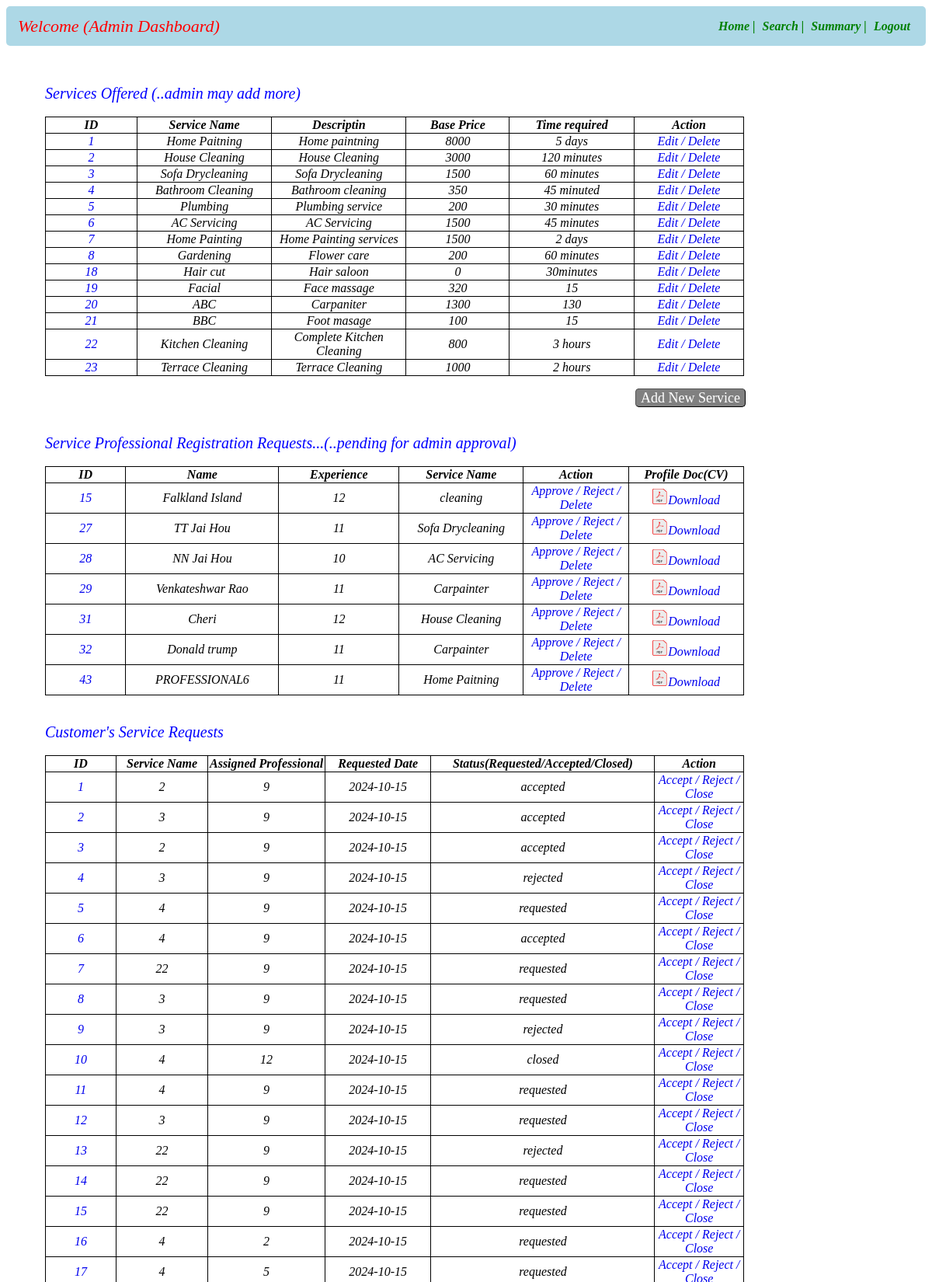
The app's page /admindashboard (upper part) with its own data.
### app.py (models this page shows)
class Service_Info(db.Model):
    __tablename__="service_info"
    id=db.Column(db.Integer,primary_key=True)
    servicename=db.Column(db.String,nullable=False)
    description=db.Column(db.String,nullable=False)
    baseprice=db.Column(db.Integer,nullable=False)
    time_required=db.Column(db.String,nullable=False)
    service_type=db.Column(db.String,nullable=False)

class User_Info(db.Model):
    __tablename__="user_info"
    id=db.Column(db.Integer,primary_key=True)
    email=db.Column(db.String,nullable=False)
    full_name=db.Column(db.String,nullable=False)
    user_name=db.Column(db.String,unique=True,nullable=False)
    service_name=db.Column(db.String,nullable=False)
    experience=db.Column(db.Integer,nullable=False)
    pwd=db.Column(db.String,nullable=False)
    add=db.Column(db.String,nullable=True)
    pincode=db.Column(db.String,nullable=False)
    role=db.Column(db.Integer,nullable=False,default=1)
    status=db.Column(db.String,unique=True)
    location=db.Column(db.String,nullable=False)
    reviews=db.Column(db.String,nullable=False)

class Customer_Service_Request(db.Model):
    __tablename__="customer_service_request"
    id=db.Column(db.Integer,primary_key=True)
    service_id=db.Column(db.Integer,db.ForeignKey(Service_Info.id),nullable=False)
    customer_id=db.Column(db.Integer,db.ForeignKey(User_Info.id),nullable=False)
    professional_id=db.Column(db.Integer,db.ForeignKey(User_Info.id),nullable=False)
    date_of_request=db.Column(db.String,nullable=False)
    date_of_completion=db.Column(db.String,nullable=False)
    service_status=db.Column(db.String,nullable=False)
    remarks=db.Column(db.String)
    location=db.Column(db.String,nullable=False)

### app.py (the view)
@app.route("/admindashboard")
def admin_dashboard():
    crole=1
    prole=2
    status="requested"
    servname=Service_Info.query.all()
    professional=User_Info.query.filter_by(role=prole,status=status)
    customerservicerequests=Customer_Service_Request.query.all()
    return render_template("admin_dashboard.html",servicename=servname,professional=professional,cservice=customerservicerequests)

### templates/admin_dashboard.html (shortened to what this page needs)
<!DOCTYPE html>
<html lang="en">
<head>
</head>
<body>
    <div id="header">
        <nav class="navbar">
            <div class="navdiv">
                <div class="logo">Welcome {{admin_name}} (Admin Dashboard)</div>
                <ul>
                    <li><a href="/admindashboard">Home |</a></li>
                    <li><a href="/adminsearch">Search |</a></li>
                    <li><a href="/adminsummary">Summary |</a></li>
                    <li><a href="/login">Logout</a></li>
                </ul>
            </div>
        </nav>
    </div>
    <div id="main">
        <div id="service">Services Offered (..admin may add more)</div>
        <br>
        <table id = "service-table">
            <thead id="th">
                <tr>
                    <th>ID</th>
                    <th>Service Name</th>
                    <th>Descriptin</th>
                    <th>Base Price</th>
                    <th>Time required</th>
                    <th>Action</th>
                </tr>
            </thead>
            <tbody id="td">
                {% for entry in servicename %}
                <tr>
                    <td><a href="/viewservice/{{entry.id}}">{{entry["id"]}}</a></td>
                    <td>{{entry["servicename"]}}</td>
                    <td>{{entry["description"]}}</td>
                    <td>{{entry["baseprice"]}}</td>
                    <td>{{entry["time_required"]}}</td>
                    <td>
                        <a href="/viewservice/{{entry.id}}/edit" type="button">Edit /</a>
                        <a href="/viewservice/{{entry.id}}/delete" type="button">Delete</a>
                    </td>
                </tr>
                {% endfor %}
          </table>
          <br>
          <div id="nservice">
            <a  id ="anchor1" class="button" href="/addservice">Add New Service</a>
          </div>
          <br><br>
          <div id="professional">Service Professional Registration Requests...(..pending for admin approval)</div>
          <br>
          <table id = "professionals-table">
            <thead id="th">
                <tr>
                    <th>ID</th>
                    <th>Name</th>
                    <th>Experience</th>
                    <th>Service Name</th>
                    <th>Action</th>
                    <th>Profile Doc(CV)</th>
                </tr>
            </thead>
            <tbody id="td">
                {% for entry in professional %}
                <tr>
                    <td><a href="/viewprofessional/{{entry.id}}">{{entry["id"]}}</a></td>
                    <td>{{entry["full_name"]}}</td>
                    <td>{{entry["experience"]}}</td>
                    <td>{{entry["service_name"]}}</td>
                    <td>
                        <a href="/viewprofessional/{{entry.id}}/approve" type="button">Approve /</a>
                        <a href="/viewprofessional/{{entry.id}}/reject" type="button">Reject /</a>
                        <a href="/viewprofessional/{{entry.id}}/delete" type="button">Delete</a>
                    </td>
                    <td><a href="\MADI Project\cv.pdf" download="cv.pdf"><img src="/static/images/pdficon.PNG" alt="Image-5" height="20px" width="20px">Download</a></td>
                </tr>
                {% endfor %}
          </table>
          <br><br>
          <div id="servicerequest">Customer's Service Requests</div>
          <br>
          <table id = "servicerequests-table">
            <thead id="th">
                <tr>
                    <th>ID</th>
                    <th>Service Name</th>
                    <th>Assigned Professional</th>
                    <th>Requested Date</th>
                    <th>Status(Requested/Accepted/Closed)</th>
                    <th>Action</th>
                </tr>
            </thead>
            <tbody id="td">
                {% for entry in cservice %}
                <tr>
                    <td><a href="/viewcustomerservicerequests/{{entry.id}}">{{entry["id"]}}</a></td>
                    <td>{{entry["service_id"]}}</td>
                    <td>{{entry["professional_id"]}}</td>
                    <td>{{entry["date_of_request"]}}</td>
                    <td>{{entry["service_status"]}}</td>
                    <td>
                        <a href="/viewcustomerservicerequests/{{entry.id}}/accept">Accept /</a>
                        <a href="/viewcustomerservicerequests/{{entry.id}}/reject">Reject /</a>
                        <a href="/viewcustomerservicerequests/{{entry.id}}/close">Close</a>
                    </td>
                </tr>
                {% endfor %}
          </table>
    </div>
</body>
</html>

### templates/admin_dashboard.html (style rules this page uses)
* { text-decoration: none; }
.navbar { background-color: lightblue; padding-right: 15px; padding-left: 15px; border-radius: 5px; }
ul li { vertical-align: middle; }
.navdiv { display:flex; align-items: center; justify-content: space-between; }
.logo { font-size: 22px; color: red; font-style: italic; }
li { list-style: none; display: inline; }
li a { color: green; font-size: 16px; font-style: italic; margin-right: 5px; font-weight: bold; }
#anchor1 { border:1px font-size: 22px; font-style:bold italic; text-align: center; margin-left: 810px; color: white; }
table ,th, td { text-align: center; font-style: italic; width:900px; margin-left: 50px; border-radius: 10px; border-color: blue; border: 1px solid black; border-collapse: collapse ; }
#service { margin-left: 50px; margin-top: 50px; font-style: italic; font-size: 20px; color: blue; }
#professional { margin-left: 50px; font-style: italic; font-size: 20px; color: blue; }
#servicerequest { margin-left: 50px; font-style: italic; font-size: 20px; color: blue; }
a.button { padding: 1px 6px; border: 1px outset buttonborder; border-radius: 5px; color: black; background-color: gray; text-decoration: none; font-size:18px }

### records on screen
Service_Info: id "1", servicename "Home Paitning", description "Home paintning", baseprice "8000", time_required "5 days"
Service_Info: id "2", servicename "House Cleaning", description "House Cleaning", baseprice "3000", time_required "120 minutes"
Service_Info: id "3", servicename "Sofa Drycleaning", description "Sofa Drycleaning", baseprice "1500", time_required "60 minutes"
Service_Info: id "4", servicename "Bathroom Cleaning", description "Bathroom cleaning", baseprice "350", time_required "45 minuted"
Service_Info: id "5", servicename "Plumbing", description "Plumbing service", baseprice "200", time_required "30 minutes"
Service_Info: id "6", servicename "AC Servicing", description "AC Servicing", baseprice "1500", time_required "45 minutes"
Service_Info: id "7", servicename "Home Painting", description "Home Painting services", baseprice "1500", time_required "2 days"
Service_Info: id "8", servicename "Gardening", description "Flower care", baseprice "200", time_required "60 minutes"
Service_Info: id "18", servicename "Hair cut", description "Hair saloon", baseprice "0", time_required "30minutes"
Service_Info: id "19", servicename "Facial", description "Face massage", baseprice "320", time_required "15"
Service_Info: id "20", servicename "ABC", description "Carpaniter", baseprice "1300", time_required "130"
Service_Info: id "21", servicename "BBC", description "Foot masage", baseprice "100", time_required "15"
Service_Info: id "22", servicename "Kitchen Cleaning", description "Complete Kitchen Cleaning", baseprice "800", time_required "3 hours"
Service_Info: id "23", servicename "Terrace Cleaning", description "Terrace Cleaning", baseprice "1000", time_required "2 hours"
User_Info: id "15", full_name "Falkland Island", experience "12", service_name "cleaning"
User_Info: id "27", full_name "TT Jai Hou", experience "11", service_name "Sofa Drycleaning"
User_Info: id "28", full_name "NN Jai Hou", experience "10", service_name "AC Servicing"
User_Info: id "29", full_name "Venkateshwar Rao", experience "11", service_name "Carpainter"
User_Info: id "31", full_name "Cheri", experience "12", service_name "House Cleaning"
User_Info: id "32", full_name "Donald trump", experience "11", service_name "Carpainter"
User_Info: id "43", full_name "PROFESSIONAL6", experience "11", service_name "Home Paitning"
Customer_Service_Request: id "1", service_id "2", professional_id "9", date_of_request "2024-10-15", service_status "accepted"
Customer_Service_Request: id "2", service_id "3", professional_id "9", date_of_request "2024-10-15", service_status "accepted"
Customer_Service_Request: id "3", service_id "2", professional_id "9", date_of_request "2024-10-15", service_status "accepted"
Customer_Service_Request: id "4", service_id "3", professional_id "9", date_of_request "2024-10-15", service_status "rejected"
Customer_Service_Request: id "5", service_id "4", professional_id "9", date_of_request "2024-10-15", service_status "requested"
Customer_Service_Request: id "6", service_id "4", professional_id "9", date_of_request "2024-10-15", service_status "accepted"
Customer_Service_Request: id "7", service_id "22", professional_id "9", date_of_request "2024-10-15", service_status "requested"
Customer_Service_Request: id "8", service_id "3", professional_id "9", date_of_request "2024-10-15", service_status "requested"
Customer_Service_Request: id "9", service_id "3", professional_id "9", date_of_request "2024-10-15", service_status "rejected"
Customer_Service_Request: id "10", service_id "4", professional_id "12", date_of_request "2024-10-15", service_status "closed"
Customer_Service_Request: id "11", service_id "4", professional_id "9", date_of_request "2024-10-15", service_status "requested"
Customer_Service_Request: id "12", service_id "3", professional_id "9", date_of_request "2024-10-15", service_status "requested"
Customer_Service_Request: id "13", service_id "22", professional_id "9", date_of_request "2024-10-15", service_status "rejected"
Customer_Service_Request: id "14", service_id "22", professional_id "9", date_of_request "2024-10-15", service_status "requested"
Customer_Service_Request: id "15", service_id "22", professional_id "9", date_of_request "2024-10-15", service_status "requested"
Customer_Service_Request: id "16", service_id "4", professional_id "2", date_of_request "2024-10-15", service_status "requested"
Customer_Service_Request: id "17", service_id "4", professional_id "5", date_of_request "2024-10-15", service_status "requested"
